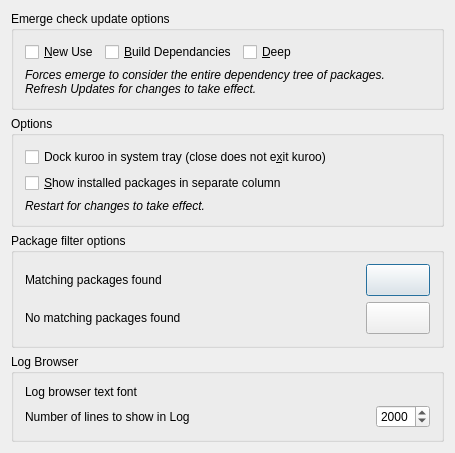
<?xml version="1.0" encoding="UTF-8"?>
<ui version="4.0">
 <class>Options1</class>
 <widget class="QDialog" name="Options1">
  <property name="geometry">
   <rect>
    <x>0</x>
    <y>0</y>
    <width>455</width>
    <height>451</height>
   </rect>
  </property>
  <property name="windowTitle">
   <string>Form1</string>
  </property>
  <layout class="QVBoxLayout" name="verticalLayout">
   <item>
    <widget class="QGroupBox" name="portage_2_2_2">
     <property name="title">
      <string>Emerge check update options</string>
     </property>
     <layout class="QVBoxLayout" name="verticalLayout_6">
      <item>
       <layout class="QHBoxLayout">
        <item>
         <widget class="QCheckBox" name="kcfg_updateNewUse">
          <property name="text">
           <string>&amp;New Use</string>
          </property>
          <property name="shortcut">
           <string>Alt+N</string>
          </property>
         </widget>
        </item>
        <item>
         <widget class="QCheckBox" name="kcfg_updateBuilddeps">
          <property name="toolTip">
           <string>--with-bdeps</string>
          </property>
          <property name="whatsThis">
           <string>&lt;b&gt;&lt;u&gt;Install with build dependancies&lt;/u&gt;&lt;/b&gt;&lt;br&gt;
This enables the --with-bdeps option for emerge. &lt;br&gt;
This can make your install times increase greatly and should be used with care.</string>
          </property>
          <property name="text">
           <string>&amp;Build Dependancies</string>
          </property>
          <property name="shortcut">
           <string>Alt+B</string>
          </property>
         </widget>
        </item>
        <item>
         <widget class="QCheckBox" name="kcfg_updateDeep">
          <property name="text">
           <string>&amp;Deep</string>
          </property>
          <property name="shortcut">
           <string>Alt+D</string>
          </property>
          <property name="checked">
           <bool>false</bool>
          </property>
         </widget>
        </item>
        <item>
         <spacer name="spacer16">
          <property name="orientation">
           <enum>Qt::Horizontal</enum>
          </property>
          <property name="sizeType">
           <enum>QSizePolicy::Expanding</enum>
          </property>
          <property name="sizeHint" stdset="0">
           <size>
            <width>40</width>
            <height>20</height>
           </size>
          </property>
         </spacer>
        </item>
       </layout>
      </item>
      <item>
       <widget class="QLabel" name="textLabel1_2">
        <property name="text">
         <string>&lt;i&gt;Forces emerge to consider the entire dependency tree of packages.&lt;br&gt;
Refresh Updates for changes to take effect.&lt;/i&gt;</string>
        </property>
        <property name="wordWrap">
         <bool>false</bool>
        </property>
       </widget>
      </item>
     </layout>
    </widget>
   </item>
   <item>
    <widget class="QGroupBox" name="portage_2_3">
     <property name="title">
      <string>Options</string>
     </property>
     <layout class="QVBoxLayout" name="verticalLayout_3">
      <item>
       <layout class="QHBoxLayout" name="horizontalLayout_13">
        <item>
         <widget class="QCheckBox" name="kcfg_isSystrayEnabled">
          <property name="text">
           <string>Dock kuroo in system tray (close does not e&amp;xit kuroo)</string>
          </property>
          <property name="shortcut">
           <string>Alt+X</string>
          </property>
          <property name="checked">
           <bool>false</bool>
          </property>
         </widget>
        </item>
        <item>
         <spacer name="spacer2_2_2">
          <property name="orientation">
           <enum>Qt::Horizontal</enum>
          </property>
          <property name="sizeType">
           <enum>QSizePolicy::Expanding</enum>
          </property>
          <property name="sizeHint" stdset="0">
           <size>
            <width>146</width>
            <height>20</height>
           </size>
          </property>
         </spacer>
        </item>
       </layout>
      </item>
      <item>
       <layout class="QVBoxLayout" name="verticalLayout_2">
        <item>
         <layout class="QHBoxLayout" name="horizontalLayout_12">
          <item>
           <widget class="QCheckBox" name="kcfg_installedColumn">
            <property name="text">
             <string>&amp;Show installed packages in separate column</string>
            </property>
            <property name="shortcut">
             <string>Alt+S</string>
            </property>
            <property name="checked">
             <bool>false</bool>
            </property>
           </widget>
          </item>
          <item>
           <spacer name="spacer2_2_4">
            <property name="orientation">
             <enum>Qt::Horizontal</enum>
            </property>
            <property name="sizeType">
             <enum>QSizePolicy::Expanding</enum>
            </property>
            <property name="sizeHint" stdset="0">
             <size>
              <width>106</width>
              <height>20</height>
             </size>
            </property>
           </spacer>
          </item>
         </layout>
        </item>
        <item>
         <widget class="QLabel" name="textLabel1_3">
          <property name="text">
           <string>&lt;i&gt;Restart for changes to take effect.&lt;/i&gt;</string>
          </property>
          <property name="wordWrap">
           <bool>false</bool>
          </property>
         </widget>
        </item>
       </layout>
      </item>
     </layout>
    </widget>
   </item>
   <item>
    <widget class="QGroupBox" name="groupBox7">
     <property name="title">
      <string>Package filter options</string>
     </property>
     <layout class="QVBoxLayout" name="verticalLayout_5">
      <item>
       <layout class="QHBoxLayout" name="horizontalLayout">
        <item>
         <widget class="QLabel" name="textLabel2_2">
          <property name="sizePolicy">
           <sizepolicy hsizetype="Minimum" vsizetype="Preferred">
            <horstretch>1</horstretch>
            <verstretch>0</verstretch>
           </sizepolicy>
          </property>
          <property name="whatsThis">
           <string>The color of the OSD background.</string>
          </property>
          <property name="frameShape">
           <enum>QFrame::NoFrame</enum>
          </property>
          <property name="text">
           <string>Matching packages found</string>
          </property>
          <property name="wordWrap">
           <bool>false</bool>
          </property>
         </widget>
        </item>
        <item>
         <widget class="KColorButton" name="kcfg_matchColor">
          <property name="sizePolicy">
           <sizepolicy hsizetype="Fixed" vsizetype="Fixed">
            <horstretch>2</horstretch>
            <verstretch>0</verstretch>
           </sizepolicy>
          </property>
          <property name="minimumSize">
           <size>
            <width>64</width>
            <height>32</height>
           </size>
          </property>
          <property name="maximumSize">
           <size>
            <width>32</width>
            <height>32</height>
           </size>
          </property>
          <property name="toolTip">
           <string>Click to select the background color of the OSD.</string>
          </property>
          <property name="whatsThis">
           <string>The color of the OSD background.</string>
          </property>
          <property name="text">
           <string/>
          </property>
          <property name="color">
           <color>
            <red>126</red>
            <green>255</green>
            <blue>112</blue>
           </color>
          </property>
         </widget>
        </item>
       </layout>
      </item>
      <item>
       <layout class="QHBoxLayout" name="horizontalLayout_2">
        <item>
         <widget class="QLabel" name="textLabel2">
          <property name="sizePolicy">
           <sizepolicy hsizetype="Minimum" vsizetype="Preferred">
            <horstretch>1</horstretch>
            <verstretch>0</verstretch>
           </sizepolicy>
          </property>
          <property name="whatsThis">
           <string>The color of the OSD text.</string>
          </property>
          <property name="text">
           <string>No matching packages found</string>
          </property>
          <property name="wordWrap">
           <bool>false</bool>
          </property>
         </widget>
        </item>
        <item>
         <widget class="KColorButton" name="kcfg_noMatchColor">
          <property name="sizePolicy">
           <sizepolicy hsizetype="Fixed" vsizetype="Fixed">
            <horstretch>0</horstretch>
            <verstretch>0</verstretch>
           </sizepolicy>
          </property>
          <property name="minimumSize">
           <size>
            <width>64</width>
            <height>32</height>
           </size>
          </property>
          <property name="maximumSize">
           <size>
            <width>64</width>
            <height>32</height>
           </size>
          </property>
          <property name="toolTip">
           <string>Click to select the color of the OSD text.</string>
          </property>
          <property name="whatsThis">
           <string>The color of the OSD text.</string>
          </property>
          <property name="text">
           <string/>
          </property>
          <property name="color">
           <color>
            <red>255</red>
            <green>159</green>
            <blue>144</blue>
           </color>
          </property>
         </widget>
        </item>
       </layout>
      </item>
     </layout>
    </widget>
   </item>
   <item>
    <widget class="QGroupBox" name="groupBox12">
     <property name="title">
      <string>Log Browser</string>
     </property>
     <layout class="QVBoxLayout" name="verticalLayout_4">
      <item>
       <layout class="QHBoxLayout" name="horizontalLayout_3">
        <item>
         <widget class="QLabel" name="textLabel2_3">
          <property name="sizePolicy">
           <sizepolicy hsizetype="Preferred" vsizetype="Preferred">
            <horstretch>1</horstretch>
            <verstretch>0</verstretch>
           </sizepolicy>
          </property>
          <property name="whatsThis">
           <string>The color of the OSD text.</string>
          </property>
          <property name="text">
           <string>Log browser text font</string>
          </property>
          <property name="wordWrap">
           <bool>false</bool>
          </property>
         </widget>
        </item>
        <item>
         <widget class="KFontRequester" name="kcfg_logFont">
          <property name="minimumSize">
           <size>
            <width>200</width>
            <height>0</height>
           </size>
          </property>
         </widget>
        </item>
       </layout>
      </item>
      <item>
       <layout class="QHBoxLayout" name="horizontalLayout_4">
        <item>
         <widget class="QLabel" name="textLabel1">
          <property name="text">
           <string>Number of lines to show in Log</string>
          </property>
          <property name="wordWrap">
           <bool>false</bool>
          </property>
         </widget>
        </item>
        <item>
         <spacer name="horizontalSpacer_3">
          <property name="orientation">
           <enum>Qt::Horizontal</enum>
          </property>
          <property name="sizeHint" stdset="0">
           <size>
            <width>40</width>
            <height>20</height>
           </size>
          </property>
         </spacer>
        </item>
        <item>
         <widget class="QSpinBox" name="kcfg_logLines">
          <property name="toolTip">
           <string>Number of lines to show in log</string>
          </property>
          <property name="minimum">
           <number>200</number>
          </property>
          <property name="maximum">
           <number>5000</number>
          </property>
          <property name="value">
           <number>2000</number>
          </property>
         </widget>
        </item>
       </layout>
      </item>
     </layout>
    </widget>
   </item>
   <item>
    <spacer name="verticalSpacer">
     <property name="orientation">
      <enum>Qt::Vertical</enum>
     </property>
     <property name="sizeHint" stdset="0">
      <size>
       <width>20</width>
       <height>40</height>
      </size>
     </property>
    </spacer>
   </item>
  </layout>
 </widget>
 <layoutdefault spacing="6" margin="11"/>
 <pixmapfunction>qPixmapFromMimeSource</pixmapfunction>
 <customwidgets>
  <customwidget>
   <class>KFontRequester</class>
   <extends>QWidget</extends>
   <header>kfontrequester.h</header>
  </customwidget>
  <customwidget>
   <class>KColorButton</class>
   <extends>QPushButton</extends>
   <header>kcolorbutton.h</header>
  </customwidget>
 </customwidgets>
 <includes>
  <include location="local">kcolorbutton.h</include>
  <include location="local">kcolorbutton.h</include>
  <include location="local">kfontrequester.h</include>
 </includes>
 <resources/>
 <connections/>
</ui>
